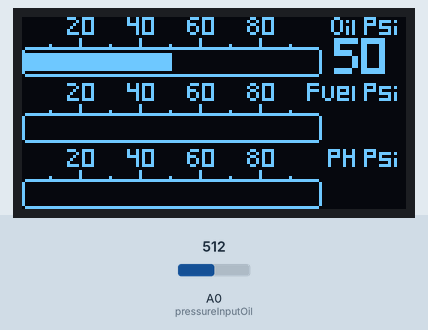
Simulated run of this sketch. Board: Arduino Mega 2560, built with avr-gcc and run on an emulated ATmega2560. On the bench: 128×64 one-colour display. The inputs (shaded band) are chosen by the test bench; at power-on: A0 (pressureInputOil) = 512. What the sketch prints to the serial monitor is not drawn.

Above: at 1.8 s.
1.9 s: A0 (pressureInputOil) set to 716
At 3.1 s:
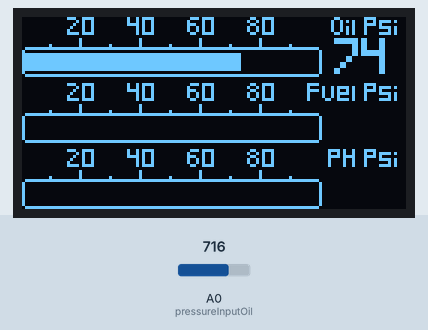
4.3 s: A0 (pressureInputOil) set to 900
At 6.2 s:
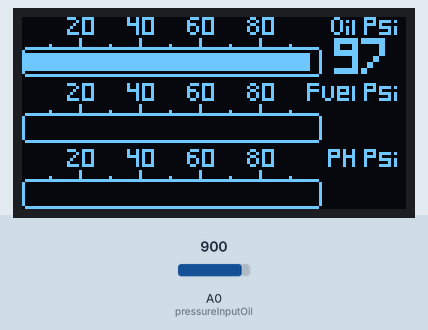
7.3 s: A0 (pressureInputOil) set to 931
At 9.8 s:
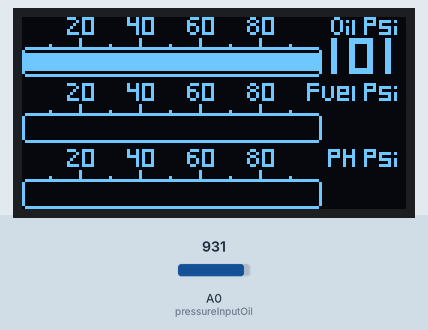
10.4 s: A0 (pressureInputOil) set to 911
At 12.5 s:
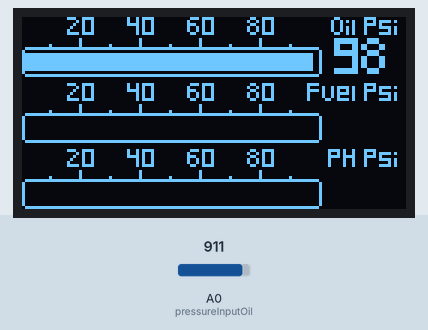
13.5 s: A0 (pressureInputOil) set to 1023
At 16.0 s:
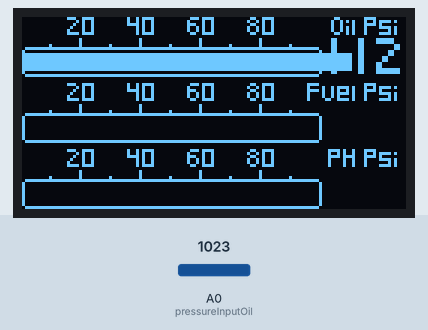
16.5 s: A0 (pressureInputOil) set to 511
At 18.5 s:
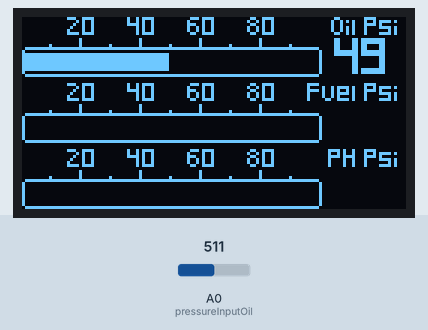
Timing chart, 0 to 20.0 s (numbered marks = the images above; inputs shaded):
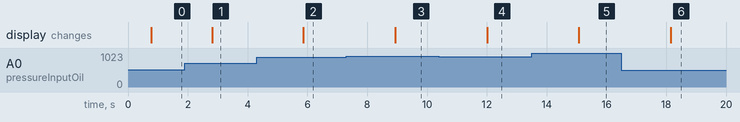

The sketch:

sketch_honda_sensors.ino
```cpp
/*
  Arduino Project - 0-100 PSI Pressure Transducer Analog to Digital Gauge Display

  Description:
  This Arduino code reads analog values from three pressure sensors
  (oil, fuel, and a placeholder) and displays them on an OLED screen.
  It also prints these values to the serial monitor. The OLED display
  includes gauge representations for each pressure type. The code uses
  the U8g2 library for OLED control and maps pressure values for dynamic
  visualization.  This code is currently a work in progress, there may
  be some errors or glitches.

  For support or questions, feel free to contact me:

  Author: JackJohns0n
  Email: jackjohnsonmods@gmail.com
  GitHub: https://github.com/jackjohns0n
*/

#include "U8glib.h"

const int SCK_PIN = 52;
const int SDA_PIN = 51;
const int CS_PIN = 50;
const int DC_PIN = 53;

 U8GLIB_SSD1309_128X64 u8g(SCK_PIN, SDA_PIN, CS_PIN, DC_PIN);

// Declare constants and variables

// 'Gauge_Screen_Preview', 128x64px
const unsigned char epd_bitmap_Gauge_Screen_Preview [] PROGMEM = {
	0x00, 0x01, 0xcf, 0x00, 0x12, 0xf0, 0x00, 0xef, 0x00, 0x0c, 0xf0, 0x00, 0x00, 0x00, 0x00, 0x00,
	0x00, 0x00, 0x29, 0x00, 0x12, 0x90, 0x01, 0x09, 0x00, 0x12, 0x90, 0x00, 0x00, 0x00, 0x00, 0x00,
	0x00, 0x00, 0x49, 0x00, 0x1e, 0x90, 0x01, 0xc9, 0x00, 0x0c, 0x90, 0x00, 0x00, 0x00, 0x00, 0x00,
	0x00, 0x00, 0x89, 0x00, 0x02, 0x90, 0x01, 0x29, 0x00, 0x12, 0x90, 0x00, 0x00, 0xc0, 0x3c, 0x00,
	0x00, 0x01, 0x09, 0x00, 0x02, 0x90, 0x01, 0x29, 0x00, 0x12, 0x90, 0x00, 0x01, 0x2a, 0x25, 0xe8,
	0x00, 0x01, 0xef, 0x00, 0x02, 0xf0, 0x00, 0xcf, 0x00, 0x0c, 0xf0, 0x00, 0x01, 0x22, 0x3d, 0x00,
	0x00, 0x00, 0x00, 0x00, 0x00, 0x00, 0x00, 0x00, 0x00, 0x00, 0x00, 0x00, 0x01, 0x2a, 0x21, 0xe8,
	0x00, 0x00, 0x10, 0x00, 0x01, 0x00, 0x00, 0x10, 0x00, 0x01, 0x00, 0x00, 0x01, 0x2a, 0x20, 0x28,
	0x00, 0x00, 0x10, 0x00, 0x01, 0x00, 0x00, 0x10, 0x00, 0x01, 0x00, 0x00, 0x00, 0xca, 0x21, 0xe8,
	0x00, 0x40, 0x10, 0x04, 0x01, 0x00, 0x40, 0x10, 0x04, 0x01, 0x00, 0x40, 0x00, 0x00, 0x00, 0x00,
	0x7f, 0xff, 0xff, 0xff, 0xff, 0xff, 0xff, 0xff, 0xff, 0xff, 0xff, 0xff, 0xe0, 0x00, 0x00, 0x00,
	0x80, 0x00, 0x00, 0x00, 0x00, 0x00, 0x00, 0x00, 0x00, 0x00, 0x00, 0x00, 0x10, 0x00, 0x00, 0x00,
	0x95, 0x7f, 0xff, 0xff, 0xff, 0xff, 0xff, 0xff, 0xff, 0xff, 0xff, 0xc0, 0x10, 0x00, 0x00, 0x00,
	0xaa, 0xbf, 0xff, 0xff, 0xff, 0xff, 0xff, 0xff, 0xff, 0xff, 0xff, 0xc0, 0x10, 0x05, 0xef, 0x00,
	0x95, 0x7f, 0xff, 0xff, 0xff, 0xff, 0xff, 0xff, 0xff, 0xff, 0xff, 0xc0, 0x10, 0x05, 0x29, 0x00,
	0xaa, 0xbf, 0xff, 0xff, 0xff, 0xff, 0xff, 0xff, 0xff, 0xff, 0xff, 0xc0, 0x10, 0x05, 0x29, 0x00,
	0x95, 0x7f, 0xff, 0xff, 0xff, 0xff, 0xff, 0xff, 0xff, 0xff, 0xff, 0xc0, 0x10, 0x05, 0x29, 0x00,
	0xaa, 0xbf, 0xff, 0xff, 0xff, 0xff, 0xff, 0xff, 0xff, 0xff, 0xff, 0xc0, 0x10, 0x05, 0x29, 0x00,
	0x80, 0x00, 0x00, 0x00, 0x00, 0x00, 0x00, 0x00, 0x00, 0x00, 0x00, 0x00, 0x10, 0x05, 0xef, 0x00,
	0x7f, 0xff, 0xff, 0xff, 0xff, 0xff, 0xff, 0xff, 0xff, 0xff, 0xff, 0xff, 0xe0, 0x00, 0x00, 0x00,
	0x00, 0x00, 0x00, 0x00, 0x00, 0x00, 0x00, 0x00, 0x00, 0x00, 0x00, 0x00, 0x00, 0x00, 0x00, 0x00,
	0x00, 0x00, 0x00, 0x00, 0x00, 0x00, 0x00, 0x00, 0x00, 0x00, 0x00, 0x00, 0x00, 0x00, 0x00, 0x00,
	0x00, 0x01, 0xcf, 0x00, 0x12, 0xf0, 0x00, 0xef, 0x00, 0x0c, 0xf0, 0x00, 0x00, 0x00, 0x00, 0x00,
	0x00, 0x00, 0x29, 0x00, 0x12, 0x90, 0x01, 0x09, 0x00, 0x12, 0x90, 0x00, 0x00, 0x00, 0x00, 0x00,
	0x00, 0x00, 0x49, 0x00, 0x1e, 0x90, 0x01, 0xc9, 0x00, 0x0c, 0x90, 0x00, 0x00, 0x00, 0x00, 0x00,
	0x00, 0x00, 0x89, 0x00, 0x02, 0x90, 0x01, 0x29, 0x00, 0x12, 0x90, 0x01, 0xe0, 0x00, 0x3c, 0x00,
	0x00, 0x01, 0x09, 0x00, 0x02, 0x90, 0x01, 0x29, 0x00, 0x12, 0x90, 0x01, 0x09, 0x7a, 0x25, 0xe8,
	0x00, 0x01, 0xef, 0x00, 0x02, 0xf0, 0x00, 0xcf, 0x00, 0x0c, 0xf0, 0x01, 0xe9, 0x4a, 0x3d, 0x00,
	0x00, 0x00, 0x00, 0x00, 0x00, 0x00, 0x00, 0x00, 0x00, 0x00, 0x00, 0x01, 0x09, 0x7a, 0x21, 0xe8,
	0x00, 0x00, 0x10, 0x00, 0x01, 0x00, 0x00, 0x10, 0x00, 0x01, 0x00, 0x01, 0x09, 0x42, 0x20, 0x28,
	0x00, 0x00, 0x10, 0x00, 0x01, 0x00, 0x00, 0x10, 0x00, 0x01, 0x00, 0x01, 0x06, 0x7a, 0x21, 0xe8,
	0x00, 0x40, 0x10, 0x04, 0x01, 0x00, 0x40, 0x10, 0x04, 0x01, 0x00, 0x40, 0x00, 0x00, 0x00, 0x00,
	0x7f, 0xff, 0xff, 0xff, 0xff, 0xff, 0xff, 0xff, 0xff, 0xff, 0xff, 0xff, 0xe0, 0x00, 0x00, 0x00,
	0x80, 0x00, 0x00, 0x00, 0x00, 0x00, 0x00, 0x00, 0x00, 0x00, 0x00, 0x00, 0x10, 0x00, 0x00, 0x00,
	0x95, 0x7f, 0xff, 0xff, 0xff, 0xff, 0xff, 0xff, 0xff, 0xff, 0xff, 0xc0, 0x10, 0x00, 0x00, 0x00,
	0xaa, 0xbf, 0xff, 0xff, 0xff, 0xff, 0xff, 0xff, 0xff, 0xff, 0xff, 0xc0, 0x10, 0x05, 0xef, 0x00,
	0x95, 0x7f, 0xff, 0xff, 0xff, 0xff, 0xff, 0xff, 0xff, 0xff, 0xff, 0xc0, 0x10, 0x05, 0x29, 0x00,
	0xaa, 0xbf, 0xff, 0xff, 0xff, 0xff, 0xff, 0xff, 0xff, 0xff, 0xff, 0xc0, 0x10, 0x05, 0x29, 0x00,
	0x95, 0x7f, 0xff, 0xff, 0xff, 0xff, 0xff, 0xff, 0xff, 0xff, 0xff, 0xc0, 0x10, 0x05, 0x29, 0x00,
	0xaa, 0xbf, 0xff, 0xff, 0xff, 0xff, 0xff, 0xff, 0xff, 0xff, 0xff, 0xc0, 0x10, 0x05, 0x29, 0x00,
	0x80, 0x00, 0x00, 0x00, 0x00, 0x00, 0x00, 0x00, 0x00, 0x00, 0x00, 0x00, 0x10, 0x05, 0xef, 0x00,
	0x7f, 0xff, 0xff, 0xff, 0xff, 0xff, 0xff, 0xff, 0xff, 0xff, 0xff, 0xff, 0xe0, 0x00, 0x00, 0x00,
	0x00, 0x00, 0x00, 0x00, 0x00, 0x00, 0x00, 0x00, 0x00, 0x00, 0x00, 0x00, 0x00, 0x00, 0x00, 0x00,
	0x00, 0x00, 0x00, 0x00, 0x00, 0x00, 0x00, 0x00, 0x00, 0x00, 0x00, 0x00, 0x00, 0x00, 0x00, 0x00,
	0x00, 0x01, 0xcf, 0x00, 0x12, 0xf0, 0x00, 0xef, 0x00, 0x0c, 0xf0, 0x00, 0x00, 0x00, 0x00, 0x00,
	0x00, 0x00, 0x29, 0x00, 0x12, 0x90, 0x01, 0x09, 0x00, 0x12, 0x90, 0x00, 0x00, 0x00, 0x00, 0x00,
	0x00, 0x00, 0x49, 0x00, 0x1e, 0x90, 0x01, 0xc9, 0x00, 0x0c, 0x90, 0x00, 0x00, 0x00, 0x00, 0x00,
	0x00, 0x00, 0x89, 0x00, 0x02, 0x90, 0x01, 0x29, 0x00, 0x12, 0x90, 0x00, 0x00, 0xc0, 0x3c, 0x00,
	0x00, 0x01, 0x09, 0x00, 0x02, 0x90, 0x01, 0x29, 0x00, 0x12, 0x90, 0x00, 0x01, 0x2a, 0x25, 0xe8,
	0x00, 0x01, 0xef, 0x00, 0x02, 0xf0, 0x00, 0xcf, 0x00, 0x0c, 0xf0, 0x00, 0x01, 0x22, 0x3d, 0x00,
	0x00, 0x00, 0x00, 0x00, 0x00, 0x00, 0x00, 0x00, 0x00, 0x00, 0x00, 0x00, 0x01, 0x2a, 0x21, 0xe8,
	0x00, 0x00, 0x10, 0x00, 0x01, 0x00, 0x00, 0x10, 0x00, 0x01, 0x00, 0x00, 0x01, 0x2a, 0x20, 0x28,
	0x00, 0x00, 0x10, 0x00, 0x01, 0x00, 0x00, 0x10, 0x00, 0x01, 0x00, 0x00, 0x00, 0xca, 0x21, 0xe8,
	0x00, 0x40, 0x10, 0x04, 0x01, 0x00, 0x40, 0x10, 0x04, 0x01, 0x00, 0x40, 0x00, 0x00, 0x00, 0x00,
	0x7f, 0xff, 0xff, 0xff, 0xff, 0xff, 0xff, 0xff, 0xff, 0xff, 0xff, 0xff, 0xe0, 0x00, 0x00, 0x00,
	0x80, 0x00, 0x00, 0x00, 0x00, 0x00, 0x00, 0x00, 0x00, 0x00, 0x00, 0x00, 0x10, 0x00, 0x00, 0x00,
	0x95, 0x7f, 0xff, 0xff, 0xff, 0xff, 0xff, 0xff, 0xff, 0xff, 0xff, 0xc0, 0x10, 0x00, 0x00, 0x00,
	0xaa, 0xbf, 0xff, 0xff, 0xff, 0xff, 0xff, 0xff, 0xff, 0xff, 0xff, 0xc0, 0x10, 0x05, 0xef, 0x00,
	0x95, 0x7f, 0xff, 0xff, 0xff, 0xff, 0xff, 0xff, 0xff, 0xff, 0xff, 0xc0, 0x10, 0x05, 0x29, 0x00,
	0xaa, 0xbf, 0xff, 0xff, 0xff, 0xff, 0xff, 0xff, 0xff, 0xff, 0xff, 0xc0, 0x10, 0x05, 0x29, 0x00,
	0x95, 0x7f, 0xff, 0xff, 0xff, 0xff, 0xff, 0xff, 0xff, 0xff, 0xff, 0xc0, 0x10, 0x05, 0x29, 0x00,
	0xaa, 0xbf, 0xff, 0xff, 0xff, 0xff, 0xff, 0xff, 0xff, 0xff, 0xff, 0xc0, 0x10, 0x05, 0x29, 0x00,
	0x80, 0x00, 0x00, 0x00, 0x00, 0x00, 0x00, 0x00, 0x00, 0x00, 0x00, 0x00, 0x10, 0x05, 0xef, 0x00,
	0x7f, 0xff, 0xff, 0xff, 0xff, 0xff, 0xff, 0xff, 0xff, 0xff, 0xff, 0xff, 0xe0, 0x00, 0x00, 0x00
};

// 'Gauge_Background', 128x64px
const unsigned char epd_bitmap_Gauge_Background [] PROGMEM = {
	0x00, 0x01, 0xcf, 0x00, 0x12, 0xf0, 0x00, 0xef, 0x00, 0x0c, 0xf0, 0x00, 0x00, 0xc0, 0x3c, 0x00,
	0x00, 0x00, 0x29, 0x00, 0x12, 0x90, 0x01, 0x09, 0x00, 0x12, 0x90, 0x00, 0x01, 0x2a, 0x25, 0xe8,
	0x00, 0x00, 0x49, 0x00, 0x1e, 0x90, 0x01, 0xc9, 0x00, 0x0c, 0x90, 0x00, 0x01, 0x22, 0x3d, 0x00,
	0x00, 0x00, 0x89, 0x00, 0x02, 0x90, 0x01, 0x29, 0x00, 0x12, 0x90, 0x00, 0x01, 0x2a, 0x21, 0xe8,
	0x00, 0x01, 0x09, 0x00, 0x02, 0x90, 0x01, 0x29, 0x00, 0x12, 0x90, 0x00, 0x01, 0x2a, 0x20, 0x28,
	0x00, 0x01, 0xef, 0x00, 0x02, 0xf0, 0x00, 0xcf, 0x00, 0x0c, 0xf0, 0x00, 0x00, 0xca, 0x21, 0xe8,
	0x00, 0x00, 0x00, 0x00, 0x00, 0x00, 0x00, 0x00, 0x00, 0x00, 0x00, 0x00, 0x00, 0x00, 0x00, 0x00,
	0x00, 0x00, 0x10, 0x00, 0x01, 0x00, 0x00, 0x10, 0x00, 0x01, 0x00, 0x00, 0x00, 0x00, 0x00, 0x00,
	0x00, 0x00, 0x10, 0x00, 0x01, 0x00, 0x00, 0x10, 0x00, 0x01, 0x00, 0x00, 0x00, 0x00, 0x00, 0x00,
	0x00, 0x40, 0x10, 0x04, 0x01, 0x00, 0x40, 0x10, 0x04, 0x01, 0x00, 0x40, 0x00, 0x00, 0x00, 0x00,
	0x00, 0x00, 0x00, 0x00, 0x00, 0x00, 0x00, 0x00, 0x00, 0x00, 0x00, 0x00, 0x00, 0x00, 0x00, 0x00,
	0x00, 0x00, 0x00, 0x00, 0x00, 0x00, 0x00, 0x00, 0x00, 0x00, 0x00, 0x00, 0x00, 0x00, 0x00, 0x00,
	0x15, 0x40, 0x00, 0x00, 0x00, 0x00, 0x00, 0x00, 0x00, 0x00, 0x00, 0x00, 0x00, 0x00, 0x00, 0x00,
	0x2a, 0x80, 0x00, 0x00, 0x00, 0x00, 0x00, 0x00, 0x00, 0x00, 0x00, 0x00, 0x00, 0x00, 0x00, 0x00,
	0x15, 0x40, 0x00, 0x00, 0x00, 0x00, 0x00, 0x00, 0x00, 0x00, 0x00, 0x00, 0x00, 0x00, 0x00, 0x00,
	0x2a, 0x80, 0x00, 0x00, 0x00, 0x00, 0x00, 0x00, 0x00, 0x00, 0x00, 0x00, 0x00, 0x00, 0x00, 0x00,
	0x15, 0x40, 0x00, 0x00, 0x00, 0x00, 0x00, 0x00, 0x00, 0x00, 0x00, 0x00, 0x00, 0x00, 0x00, 0x00,
	0x2a, 0x80, 0x00, 0x00, 0x00, 0x00, 0x00, 0x00, 0x00, 0x00, 0x00, 0x00, 0x00, 0x00, 0x00, 0x00,
	0x00, 0x00, 0x00, 0x00, 0x00, 0x00, 0x00, 0x00, 0x00, 0x00, 0x00, 0x00, 0x00, 0x00, 0x00, 0x00,
	0x00, 0x00, 0x00, 0x00, 0x00, 0x00, 0x00, 0x00, 0x00, 0x00, 0x00, 0x00, 0x00, 0x00, 0x00, 0x00,
	0x00, 0x00, 0x00, 0x00, 0x00, 0x00, 0x00, 0x00, 0x00, 0x00, 0x00, 0x00, 0x00, 0x00, 0x00, 0x00,
	0x00, 0x00, 0x00, 0x00, 0x00, 0x00, 0x00, 0x00, 0x00, 0x00, 0x00, 0x00, 0x00, 0x00, 0x00, 0x00,
	0x00, 0x01, 0xcf, 0x00, 0x12, 0xf0, 0x00, 0xef, 0x00, 0x0c, 0xf0, 0x01, 0xe0, 0x00, 0x3c, 0x00,
	0x00, 0x00, 0x29, 0x00, 0x12, 0x90, 0x01, 0x09, 0x00, 0x12, 0x90, 0x01, 0x09, 0x7a, 0x25, 0xe8,
	0x00, 0x00, 0x49, 0x00, 0x1e, 0x90, 0x01, 0xc9, 0x00, 0x0c, 0x90, 0x01, 0xe9, 0x4a, 0x3d, 0x00,
	0x00, 0x00, 0x89, 0x00, 0x02, 0x90, 0x01, 0x29, 0x00, 0x12, 0x90, 0x01, 0x09, 0x7a, 0x21, 0xe8,
	0x00, 0x01, 0x09, 0x00, 0x02, 0x90, 0x01, 0x29, 0x00, 0x12, 0x90, 0x01, 0x09, 0x42, 0x20, 0x28,
	0x00, 0x01, 0xef, 0x00, 0x02, 0xf0, 0x00, 0xcf, 0x00, 0x0c, 0xf0, 0x01, 0x06, 0x7a, 0x21, 0xe8,
	0x00, 0x00, 0x00, 0x00, 0x00, 0x00, 0x00, 0x00, 0x00, 0x00, 0x00, 0x00, 0x00, 0x00, 0x00, 0x00,
	0x00, 0x00, 0x10, 0x00, 0x01, 0x00, 0x00, 0x10, 0x00, 0x01, 0x00, 0x00, 0x00, 0x00, 0x00, 0x00,
	0x00, 0x00, 0x10, 0x00, 0x01, 0x00, 0x00, 0x10, 0x00, 0x01, 0x00, 0x00, 0x00, 0x00, 0x00, 0x00,
	0x00, 0x40, 0x10, 0x04, 0x01, 0x00, 0x40, 0x10, 0x04, 0x01, 0x00, 0x40, 0x00, 0x00, 0x00, 0x00,
	0x00, 0x00, 0x00, 0x00, 0x00, 0x00, 0x00, 0x00, 0x00, 0x00, 0x00, 0x00, 0x00, 0x00, 0x00, 0x00,
	0x00, 0x00, 0x00, 0x00, 0x00, 0x00, 0x00, 0x00, 0x00, 0x00, 0x00, 0x00, 0x00, 0x00, 0x00, 0x00,
	0x00, 0x00, 0x00, 0x00, 0x00, 0x00, 0x00, 0x00, 0x00, 0x00, 0x00, 0x00, 0x00, 0x00, 0x00, 0x00,
	0x00, 0x00, 0x00, 0x00, 0x00, 0x00, 0x00, 0x00, 0x00, 0x00, 0x00, 0x00, 0x00, 0x00, 0x00, 0x00,
	0x00, 0x00, 0x00, 0x00, 0x00, 0x00, 0x00, 0x00, 0x00, 0x00, 0x00, 0x00, 0x00, 0x00, 0x00, 0x00,
	0x00, 0x00, 0x00, 0x00, 0x00, 0x00, 0x00, 0x00, 0x00, 0x00, 0x00, 0x00, 0x00, 0x00, 0x00, 0x00,
	0x00, 0x00, 0x00, 0x00, 0x00, 0x00, 0x00, 0x00, 0x00, 0x00, 0x00, 0x00, 0x00, 0x00, 0x00, 0x00,
	0x00, 0x00, 0x00, 0x00, 0x00, 0x00, 0x00, 0x00, 0x00, 0x00, 0x00, 0x00, 0x00, 0x00, 0x00, 0x00,
	0x00, 0x00, 0x00, 0x00, 0x00, 0x00, 0x00, 0x00, 0x00, 0x00, 0x00, 0x00, 0x00, 0x00, 0x00, 0x00,
	0x00, 0x00, 0x00, 0x00, 0x00, 0x00, 0x00, 0x00, 0x00, 0x00, 0x00, 0x00, 0x00, 0x00, 0x00, 0x00,
	0x00, 0x00, 0x00, 0x00, 0x00, 0x00, 0x00, 0x00, 0x00, 0x00, 0x00, 0x00, 0x00, 0x00, 0x00, 0x00,
	0x00, 0x00, 0x00, 0x00, 0x00, 0x00, 0x00, 0x00, 0x00, 0x00, 0x00, 0x00, 0x00, 0x00, 0x00, 0x00,
	0x00, 0x01, 0xcf, 0x00, 0x12, 0xf0, 0x00, 0xef, 0x00, 0x0c, 0xf0, 0x00, 0x03, 0xd2, 0x3c, 0x00,
	0x00, 0x00, 0x29, 0x00, 0x12, 0x90, 0x01, 0x09, 0x00, 0x12, 0x90, 0x00, 0x02, 0x52, 0x25, 0xe8,
	0x00, 0x00, 0x49, 0x00, 0x1e, 0x90, 0x01, 0xc9, 0x00, 0x0c, 0x90, 0x00, 0x03, 0xde, 0x3d, 0x00,
	0x00, 0x00, 0x89, 0x00, 0x02, 0x90, 0x01, 0x29, 0x00, 0x12, 0x90, 0x00, 0x02, 0x12, 0x21, 0xe8,
	0x00, 0x01, 0x09, 0x00, 0x02, 0x90, 0x01, 0x29, 0x00, 0x12, 0x90, 0x00, 0x02, 0x12, 0x20, 0x28,
	0x00, 0x01, 0xef, 0x00, 0x02, 0xf0, 0x00, 0xcf, 0x00, 0x0c, 0xf0, 0x00, 0x02, 0x12, 0x21, 0xe8,
	0x00, 0x00, 0x00, 0x00, 0x00, 0x00, 0x00, 0x00, 0x00, 0x00, 0x00, 0x00, 0x00, 0x00, 0x00, 0x00,
	0x00, 0x00, 0x10, 0x00, 0x01, 0x00, 0x00, 0x10, 0x00, 0x01, 0x00, 0x00, 0x00, 0x00, 0x00, 0x00,
	0x00, 0x00, 0x10, 0x00, 0x01, 0x00, 0x00, 0x10, 0x00, 0x01, 0x00, 0x00, 0x00, 0x00, 0x00, 0x00,
	0x00, 0x40, 0x10, 0x04, 0x01, 0x00, 0x40, 0x10, 0x04, 0x01, 0x00, 0x40, 0x00, 0x00, 0x00, 0x00,
	0x00, 0x00, 0x00, 0x00, 0x00, 0x00, 0x00, 0x00, 0x00, 0x00, 0x00, 0x00, 0x00, 0x00, 0x00, 0x00,
	0x00, 0x00, 0x00, 0x00, 0x00, 0x00, 0x00, 0x00, 0x00, 0x00, 0x00, 0x00, 0x00, 0x00, 0x00, 0x00,
	0x00, 0x00, 0x00, 0x00, 0x00, 0x00, 0x00, 0x00, 0x00, 0x00, 0x00, 0x00, 0x00, 0x00, 0x00, 0x00,
	0x00, 0x00, 0x00, 0x00, 0x00, 0x00, 0x00, 0x00, 0x00, 0x00, 0x00, 0x00, 0x00, 0x00, 0x00, 0x00,
	0x00, 0x00, 0x00, 0x00, 0x00, 0x00, 0x00, 0x00, 0x00, 0x00, 0x00, 0x00, 0x00, 0x00, 0x00, 0x00,
	0x00, 0x00, 0x00, 0x00, 0x00, 0x00, 0x00, 0x00, 0x00, 0x00, 0x00, 0x00, 0x00, 0x00, 0x00, 0x00,
	0x00, 0x00, 0x00, 0x00, 0x00, 0x00, 0x00, 0x00, 0x00, 0x00, 0x00, 0x00, 0x00, 0x00, 0x00, 0x00,
	0x00, 0x00, 0x00, 0x00, 0x00, 0x00, 0x00, 0x00, 0x00, 0x00, 0x00, 0x00, 0x00, 0x00, 0x00, 0x00,
	0x00, 0x00, 0x00, 0x00, 0x00, 0x00, 0x00, 0x00, 0x00, 0x00, 0x00, 0x00, 0x00, 0x00, 0x00, 0x00,
	0x00, 0x00, 0x00, 0x00, 0x00, 0x00, 0x00, 0x00, 0x00, 0x00, 0x00, 0x00, 0x00, 0x00, 0x00, 0x00
};

// 'gauge', 104x10px
const unsigned char epd_bitmap_gauge [] PROGMEM = {
	0x7f, 0xff, 0xff, 0xff, 0xff, 0xff, 0xff, 0xff, 0xff, 0xff, 0xff, 0xff, 0xe0, 0x80, 0x00, 0x00,
	0x00, 0x00, 0x00, 0x00, 0x00, 0x00, 0x00, 0x00, 0x00, 0x10, 0x80, 0x00, 0x00, 0x00, 0x00, 0x00,
	0x00, 0x00, 0x00, 0x00, 0x00, 0x00, 0x10, 0x80, 0x00, 0x00, 0x00, 0x00, 0x00, 0x00, 0x00, 0x00,
	0x00, 0x00, 0x00, 0x10, 0x80, 0x00, 0x00, 0x00, 0x00, 0x00, 0x00, 0x00, 0x00, 0x00, 0x00, 0x00,
	0x10, 0x80, 0x00, 0x00, 0x00, 0x00, 0x00, 0x00, 0x00, 0x00, 0x00, 0x00, 0x00, 0x10, 0x80, 0x00,
	0x00, 0x00, 0x00, 0x00, 0x00, 0x00, 0x00, 0x00, 0x00, 0x00, 0x10, 0x80, 0x00, 0x00, 0x00, 0x00,
	0x00, 0x00, 0x00, 0x00, 0x00, 0x00, 0x00, 0x10, 0x80, 0x00, 0x00, 0x00, 0x00, 0x00, 0x00, 0x00,
	0x00, 0x00, 0x00, 0x00, 0x10, 0x7f, 0xff, 0xff, 0xff, 0xff, 0xff, 0xff, 0xff, 0xff, 0xff, 0xff,
	0xff, 0xe0
};

// ' digit_0', 8x12px
const unsigned char epd_bitmap__digit_0 [] PROGMEM = {
	0xff, 0xff, 0xc3, 0xc3, 0xc3, 0xc3, 0xc3, 0xc3, 0xc3, 0xc3, 0xff, 0xff
};
// ' digit_1', 8x12px
const unsigned char epd_bitmap__digit_1 [] PROGMEM = {
	0x18, 0x18, 0x18, 0x18, 0x18, 0x18, 0x18, 0x18, 0x18, 0x18, 0x18, 0x18
};
// ' digit_2', 8x12px
const unsigned char epd_bitmap__digit_2 [] PROGMEM = {
	0xfc, 0xfc, 0x03, 0x03, 0x0c, 0x0c, 0x30, 0x30, 0xc0, 0xc0, 0xff, 0xff
};
// ' digit_4', 8x12px
const unsigned char epd_bitmap__digit_4 [] PROGMEM = {
	0xc3, 0xc3, 0xc3, 0xc3, 0xff, 0xff, 0x03, 0x03, 0x03, 0x03, 0x03, 0x03
};
// ' digit_3', 8x12px
const unsigned char epd_bitmap__digit_3 [] PROGMEM = {
	0xfc, 0xfc, 0x03, 0x03, 0xfc, 0xfc, 0x03, 0x03, 0x03, 0x03, 0xfc, 0xfc
};
// ' digit_6', 8x12px
const unsigned char epd_bitmap__digit_6 [] PROGMEM = {
	0x3f, 0x3f, 0xc0, 0xc0, 0xfc, 0xfc, 0xc3, 0xc3, 0xc3, 0xc3, 0x3c, 0x3c
};
// ' digit_7', 8x12px
const unsigned char epd_bitmap__digit_7 [] PROGMEM = {
	0xff, 0xff, 0x03, 0x03, 0x03, 0x03, 0x0c, 0x0c, 0x30, 0x30, 0xc0, 0xc0
};
// ' digit_8', 8x12px
const unsigned char epd_bitmap__digit_8 [] PROGMEM = {
	0x3c, 0x3c, 0xc3, 0xc3, 0x3c, 0x3c, 0xc3, 0xc3, 0xc3, 0xc3, 0x3c, 0x3c
};
// ' digit_9', 8x12px
const unsigned char epd_bitmap__digit_9 [] PROGMEM = {
	0xff, 0xff, 0xc3, 0xc3, 0xff, 0xff, 0x03, 0x03, 0x03, 0x03, 0xff, 0xff
};
// ' digit+5', 8x12px
const unsigned char epd_bitmap__digit_5 [] PROGMEM = {
	0xff, 0xff, 0xc0, 0xc0, 0xfc, 0xfc, 0x03, 0x03, 0x03, 0x03, 0xfc, 0xfc
};

// Array of all bitmaps for convenience. (Total bytes used to store images in PROGMEM = 320)
const int epd_bitmap_allArray_LEN = 10;
const unsigned char* epd_bitmap_allArray[10] = {
	epd_bitmap__digit_0,
	epd_bitmap__digit_1,
	epd_bitmap__digit_2,
	epd_bitmap__digit_3,
	epd_bitmap__digit_4,
	epd_bitmap__digit_5,
	epd_bitmap__digit_6,
	epd_bitmap__digit_7,
	epd_bitmap__digit_8,
	epd_bitmap__digit_9
};

int oil_psi = 0;
char oil_psi_string[10];
int oil_psi_string_length;
// int fuel_psi = 0;
// char fuel_psi_string[10];
// int fuel_psi_string_length;
// int ph_psi = 0;
// char ph_psi_string[10];
// int ph_psi_string_length;

const int pressureInputOil = A0;            // Select the analog input pin for the oil pressure transducer
// const int pressureInputFuel = A1;           // Select the analog input pin for the fuel pressure transducer
// const int pressureInputPH = A2;             // Select the analog input pin for the pH pressure transducer
const int pressureZero = 102.4;             // Analog reading of pressure transducer at 0 psi
const int pressureMax = 921.6;              // Analog reading of pressure transducer at 100 psi
const int pressuretransducermaxPSI = 100;   // PSI value of transducer being used
const int baudRate = 9600;                  // Constant integer to set the baud rate for serial monitor
const int sensorreadDelay = 250;            // Constant integer to set the sensor read delay in milliseconds

float pressureValueOil = 0;                 // Variable to store the value coming from the pressure transducer
// float pressureValueFuel = 0;                // Variable to store the value coming from the pressure transducer
// float pressureValuePH = 0;                  // Variable to store the value coming from the pressure transducer

void setup() {
  u8g.setFont(u8g_font_tpssb);              // Set Font
  u8g.setColorIndex(1);                     // Set Color White/Blue(?)
  Serial.begin(baudRate);                    // Initializes serial communication at set baud rate bits per second
  pinMode(pressureInputOil, INPUT);          // Sets Pin Mode
  // pinMode(pressureInputFuel, INPUT);         // Sets Pin Mode
  // pinMode(pressureInputPH, INPUT);           // Sets Pin Mode
}

void loop() {
  // Read analog input from pressure sensor for oil and perform pressure conversion
  pressureValueOil = analogRead(pressureInputOil);
  pressureValueOil = ((pressureValueOil - pressureZero) * pressuretransducermaxPSI) / (pressureMax - pressureZero);

  // Read analog input from pressure sensor for fuel and perform pressure conversion
  // pressureValueFuel = analogRead(pressureInputFuel);
  // pressureValueFuel = ((pressureValueFuel - pressureZero) * pressuretransducermaxPSI) / (pressureMax - pressureZero);

  // Read analog input from pressure sensor for ph and perform pressure conversion
  // pressureValuePH = analogRead(pressureInputPH);
  // pressureValuePH = ((pressureValuePH - pressureZero) * pressuretransducermaxPSI) / (pressureMax - pressureZero);

  // Assign oil pressure value to variable
  oil_psi = pressureValueOil;
  // Convert oil pressure to string
  itoa(oil_psi, oil_psi_string, 10);
  // Get length of oil pressure string
  oil_psi_string_length = strlen(oil_psi_string);

  // Assign fuel pressure value to variable
  // fuel_psi = pressureValueFuel;
  // Convert fuel pressure to string
  // itoa(fuel_psi, fuel_psi_string, 10);
  // Get length of fuel pressure string
  // fuel_psi_string_length = strlen(fuel_psi_string);

  // Assign ph pressure value to variable
  // ph_psi = pressureValuePH;
  // // Convert ph pressure to string
  // itoa(ph_psi, ph_psi_string, 10);
  // Get length of ph pressure string
  // ph_psi_string_length = strlen(ph_psi_string);

  u8g.firstPage();
  do {
    // Display each digit of the pressure value using bitmaps
    for (int i = 0; i < oil_psi_string_length; i++) {
      u8g.drawBitmapP((112 - oil_psi_string_length * 4) + 9 * i, 7, 8 / 8, 12, epd_bitmap_allArray[oil_psi_string[i] - 48]);
    }

    // Display each digit of the pressure value using bitmaps
    // for (int i = 0; i < fuel_psi_string_length; i++) {
    //   u8g.drawBitmapP((112 - fuel_psi_string_length * 4) + 9 * i, 29, 8 / 8, 12, epd_bitmap_allArray[fuel_psi_string[i] - 48]);
    // }

    // Display each digit of the pressure value using bitmaps
    // for (int i = 0; i < ph_psi_string_length; i++) {
    //   u8g.drawBitmapP((112 - ph_psi_string_length * 4) + 9 * i, 51, 8 / 8, 12, epd_bitmap_allArray[ph_psi_string[i] - 48]);
    // }

    // Display background and gauge on the OLED screen
    u8g.drawBitmapP(0, 0, 128 / 8, 64, epd_bitmap_Gauge_Background);
    u8g.drawBitmapP(0, 10, 104 / 8, 10, epd_bitmap_gauge);
    u8g.drawBitmapP(0, 32, 104 / 8, 10, epd_bitmap_gauge);
    u8g.drawBitmapP(0, 54, 104 / 8, 10, epd_bitmap_gauge);

    // Display a box representing the pressure level on the gauge
    u8g.drawBox(1, 12, map(oil_psi, 0, 100, 0, 98), 6);
    // u8g.drawBox(1, 34, map(fuel_psi, 0, 100, 0, 98), 6);
    // u8g.drawBox(1, 56, map(ph_psi, 0, 100, 0, 98), 6);

  } while (u8g.nextPage());

  // Serial printing
  Serial.print(pressureValueOil, 1);   // Prints value from the previous line to serial
  Serial.println(" Oil psi");           // Prints label to serial
  // Serial.print(pressureValueFuel, 1);  // Prints value from the previous line to serial
  // Serial.println(" Fuel psi");          // Prints label to serial
  // Serial.print(pressureValuePH, 1);    // Prints value from the previous line to serial
  // Serial.println(" pH psi");            // Prints label to serial
  delay(sensorreadDelay);               // Delay in milliseconds between read values
}
```

Measured:
- after the input at 1.9 s, the display: changes after 0.91 s (image 1)
- after the input at 4.3 s, the display: changes after 1.6 s (image 2)
- after the input at 7.3 s, the display: changes after 1.6 s (image 3)
- after the input at 10.4 s, the display: changes after 1.6 s (image 4)
- after the input at 13.5 s, the display: changes after 1.6 s (image 5)
- after the input at 16.5 s, the display: changes after 1.6 s (image 6)
